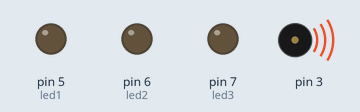
Recording of a sketch running on a simulated Arduino Uno, built with avr-gcc and run on an emulated ATmega328P. On the bench: output pins drawn as LEDs (lit = HIGH), buzzer (waves = sounding).

Above: at 0.1 s.
At 5.04 s:
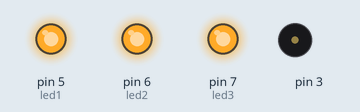
At 11.1 s:
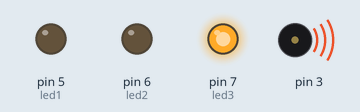
At 19.4 s:
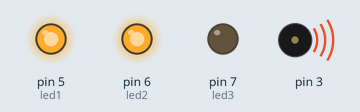
At 29.89 s:
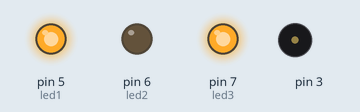
At 38.7 s:
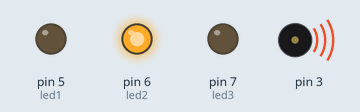
Timing chart, 0 to 40.0 s (numbered marks = the images above):
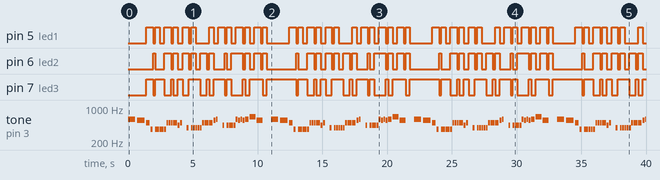

Measured:
- by itself, pin 5 (led1), pin 6 (led2): moves between LOW and HIGH, repeating every 11.0 s
- by itself, tone on pin 3: plays 587 Hz for 0.58 s, 554 Hz for 0.58 s, 494 Hz for 0.29 s, 370 Hz for 0.14 s, 370 Hz for 0.14 s, 370 Hz for 0.14 s … (147 notes in this stretch)
- by itself, pin 7 (led3): repeats every 11.0 s: LOW 0.16 s, HIGH 0.70 s, LOW 0.53 s, HIGH 0.18 s, LOW 0.35 s, HIGH 0.35 s, LOW 0.50 s, HIGH 0.86 s, LOW 0.53 s, HIGH 0.18 s, LOW 0.35 s, HIGH 0.85 s, LOW 0.16 s, HIGH 0.35 s, LOW 0.88 s, HIGH 0.18 s, LOW 0.35 s, HIGH 1.0 s, LOW 0.32 s, HIGH 2.3 s

The sketch:

despacito_melody.ino
```cpp
//TechWizAman
//comment on my channel
//subscribe to my channel


#define NOTE_B0  31
#define NOTE_C1  33
#define NOTE_CS1 35
#define NOTE_D1  37
#define NOTE_DS1 39
#define NOTE_E1  41
#define NOTE_F1  44
#define NOTE_FS1 46
#define NOTE_G1  49
#define NOTE_GS1 52
#define NOTE_A1  55
#define NOTE_AS1 58
#define NOTE_B1  62
#define NOTE_C2  65
#define NOTE_CS2 69
#define NOTE_D2  73
#define NOTE_DS2 78
#define NOTE_E2  82
#define NOTE_F2  87
#define NOTE_FS2 93
#define NOTE_G2  98
#define NOTE_GS2 104
#define NOTE_A2  110
#define NOTE_AS2 117
#define NOTE_B2  123
#define NOTE_C3  131
#define NOTE_CS3 139
#define NOTE_D3  147
#define NOTE_DS3 156
#define NOTE_E3  165
#define NOTE_F3  175
#define NOTE_FS3 185
#define NOTE_G3  196
#define NOTE_GS3 208
#define NOTE_A3  220
#define NOTE_AS3 233
#define NOTE_B3  247
#define NOTE_C4  262
#define NOTE_CS4 277
#define NOTE_D4  294
#define NOTE_DS4 311
#define NOTE_E4  330
#define NOTE_F4  349
#define NOTE_FS4 370
#define NOTE_G4  392
#define NOTE_GS4 415
#define NOTE_A4  440
#define NOTE_AS4 466
#define NOTE_B4  494
#define NOTE_C5  523
#define NOTE_CS5 554
#define NOTE_D5  587
#define NOTE_DS5 622
#define NOTE_E5  659
#define NOTE_F5  698
#define NOTE_FS5 740
#define NOTE_G5  784
#define NOTE_GS5 831
#define NOTE_A5  880
#define NOTE_AS5 932
#define NOTE_B5  988
#define NOTE_C6  1047
#define NOTE_CS6 1109
#define NOTE_D6  1175
#define NOTE_DS6 1245
#define NOTE_E6  1319
#define NOTE_F6  1397
#define NOTE_FS6 1480
#define NOTE_G6  1568
#define NOTE_GS6 1661
#define NOTE_A6  1760
#define NOTE_AS6 1865
#define NOTE_B6  1976
#define NOTE_C7  2093
#define NOTE_CS7 2217
#define NOTE_D7  2349
#define NOTE_DS7 2489
#define NOTE_E7  2637
#define NOTE_F7  2794
#define NOTE_FS7 2960
#define NOTE_G7  3136
#define NOTE_GS7 3322
#define NOTE_A7  3520
#define NOTE_AS7 3729
#define NOTE_B7  3951
#define NOTE_C8  4186
#define NOTE_CS8 4435
#define NOTE_D8  4699
#define NOTE_DS8 4978
int led1=5;
int led2=6;
int led3=7;
int noteDuration;
int pauseBetweenNotes = 0;
int negra;
void setup() {
  pinMode(led1, OUTPUT);
  pinMode(led2, OUTPUT);
  pinMode(led3, OUTPUT);
  negra=640;


}

void loop() {

 chorus();
}

void chorus(){
     notars(negra, NOTE_D5);
     notars(negra, NOTE_CS5);digitalWrite(led1, HIGH);
     digitalWrite(led3, HIGH);
     digitalWrite(led2, LOW);// (1)
     notars(negra/2, NOTE_B4);
     notars(negra/4, NOTE_FS4);digitalWrite(led1, LOW);
     digitalWrite(led3, LOW);
     digitalWrite(led2, HIGH);// (2)
     delay(negra/4); digitalWrite(led3, HIGH);
     digitalWrite(led1, HIGH);
     digitalWrite(led2, LOW);// (3)
     notars(negra/4, NOTE_FS4);
     notars(negra/4, NOTE_FS4);
     digitalWrite(led1, LOW);
     digitalWrite(led2, LOW);
     digitalWrite(led3, HIGH);// (4)
     notars(negra/4, NOTE_FS4);
     notars(negra/4, NOTE_FS4);digitalWrite(led1, HIGH);   //  (1)
     digitalWrite(led2, HIGH);
     digitalWrite(led3, LOW);
     notars(negra/4, NOTE_FS4);

     notars(negra/4, NOTE_B4);
     notars(negra/4, NOTE_B4);digitalWrite(led1, LOW);
     digitalWrite(led2, LOW);
     digitalWrite(led3, HIGH);//  (2)
     notars(negra/4, NOTE_B4);digitalWrite(led1, HIGH);
     digitalWrite(led2, HIGH);
     digitalWrite(led3, LOW);//  (3)
     notars(negra/2, NOTE_B4);digitalWrite(led1, LOW);
     digitalWrite(led2, LOW);
     digitalWrite(led3, HIGH);//  (4)

     notars(negra/4, NOTE_A4);

     notars(negra/4, NOTE_B4);digitalWrite(led1, HIGH);
     digitalWrite(led2, HIGH);
     digitalWrite(led3, LOW);//  (1)
     delay(negra/4);
     delay(negra/4);
     notars(negra/4, NOTE_G4);  digitalWrite(led1, LOW);
     digitalWrite(led2, LOW);
     digitalWrite(led3, HIGH);//  (2)
     delay(negra/4);digitalWrite(led1, HIGH);
     digitalWrite(led2, HIGH);
     digitalWrite(led3, HIGH);//  (3)
//......
     notars(negra/4, NOTE_G4);
     notars(negra/4, NOTE_G4);digitalWrite(led1, LOW);
     digitalWrite(led2, LOW);
     digitalWrite(led3, HIGH);//  (4)
     notars(negra/4, NOTE_G4);
     notars(negra/4, NOTE_G4);digitalWrite(led2, HIGH);
     digitalWrite(led1, LOW);
     digitalWrite(led3, LOW);//  (1)
     notars(negra/4, NOTE_G4);

     notars(negra/4, NOTE_B4);
     notars(negra/4, NOTE_B4);  digitalWrite(led1, LOW);
     digitalWrite(led2, LOW);
     digitalWrite(led3, HIGH);//  (2)
     notars(negra/4, NOTE_B4);digitalWrite(led1, HIGH);
     digitalWrite(led2, HIGH);
     digitalWrite(led3, LOW);//  (3)
     notars(negra/2, NOTE_B4);digitalWrite(led1, LOW);
     digitalWrite(led2, LOW);
     digitalWrite(led3, HIGH);//  (4)

     notars(negra/4, NOTE_CS5);
     notars(negra/4, NOTE_D5);digitalWrite(led1, HIGH);
     digitalWrite(led3, HIGH);
     digitalWrite(led2, LOW);//  (1)
     delay(negra/4);
     delay(negra/4);
     notars(negra/4, NOTE_A4);digitalWrite(led1, LOW);
     digitalWrite(led3, LOW);
     digitalWrite(led2, HIGH);//  (2)
     delay(negra/4);digitalWrite(led1, HIGH);
     digitalWrite(led3, HIGH);
     digitalWrite(led2, LOW);//  (3)

     notars(negra/4, NOTE_A4);
     notars(negra/4, NOTE_A4);digitalWrite(led1, LOW);
     digitalWrite(led3, LOW);
     digitalWrite(led2, HIGH);//  (4)
     notars(negra/4, NOTE_A4);
     notars(negra/4, NOTE_A4);digitalWrite(led1, HIGH);
     digitalWrite(led2, HIGH);
     digitalWrite(led3, LOW);//  (1)

     notars(negra/4, NOTE_D5);
     notars(negra/4, NOTE_CS5);
     notars(negra/4, NOTE_D5);digitalWrite(led1, LOW);
     digitalWrite(led2, LOW);
     digitalWrite(led3, HIGH);//  (2)
     notars(negra/4, NOTE_CS5);digitalWrite(led1, HIGH);
     digitalWrite(led2, HIGH);
     digitalWrite(led3, LOW);//  (3)
     notars(negra/2, NOTE_D5);digitalWrite(led1, LOW);
     digitalWrite(led2, LOW);
     digitalWrite(led3, HIGH);//  (4)
     //
     notars(negra/4, NOTE_E5);
     notars_jai(negra/2, NOTE_E5,negra/4);  // (1)
//     notars(negra/2, NOTE_E5);

    //-----------------------------------------------
      tone(3,NOTE_CS5 ,negra*3/4);
    //-----------------------------------------------
      delay(negra/4);
      delay(negra/4);
     digitalWrite(led1, LOW);
     digitalWrite(led2, LOW);
     digitalWrite(led3, HIGH);//  (2)
      delay(negra/4);
     digitalWrite(led1, HIGH);
     digitalWrite(led2, HIGH);
     digitalWrite(led3, LOW);//  (3)
     noTone(3);
     delay(negra/4);

     //--------------
     delay(negra/4);
     digitalWrite(led1, LOW);
     digitalWrite(led2, LOW);
     digitalWrite(led3, HIGH);//  (4)

     delay(negra/4);
     delay(negra/4);

}
void notars(int noteDuration,int LaNota ){

    //noteDuration=negra/4;
  tone(3,LaNota ,noteDuration*0.9);
//      pauseBetweenNotes = noteDuration * 1.30;
      pauseBetweenNotes = noteDuration * 1.1;
      delay(pauseBetweenNotes);
      noTone(3);


}
void notars_jai(int noteDuration,int LaNota ,int Desfase){

    //noteDuration=negra/4;
  tone(3,LaNota ,noteDuration*0.9);
//      pauseBetweenNotes = noteDuration * 1.30;
      pauseBetweenNotes = noteDuration * 1.1;
      delay(Desfase);

       digitalWrite(led1, HIGH);
       digitalWrite(led2, HIGH);
       digitalWrite(led3, HIGH);//  (1)

        delay(pauseBetweenNotes-Desfase);
      noTone(3);


}
```
